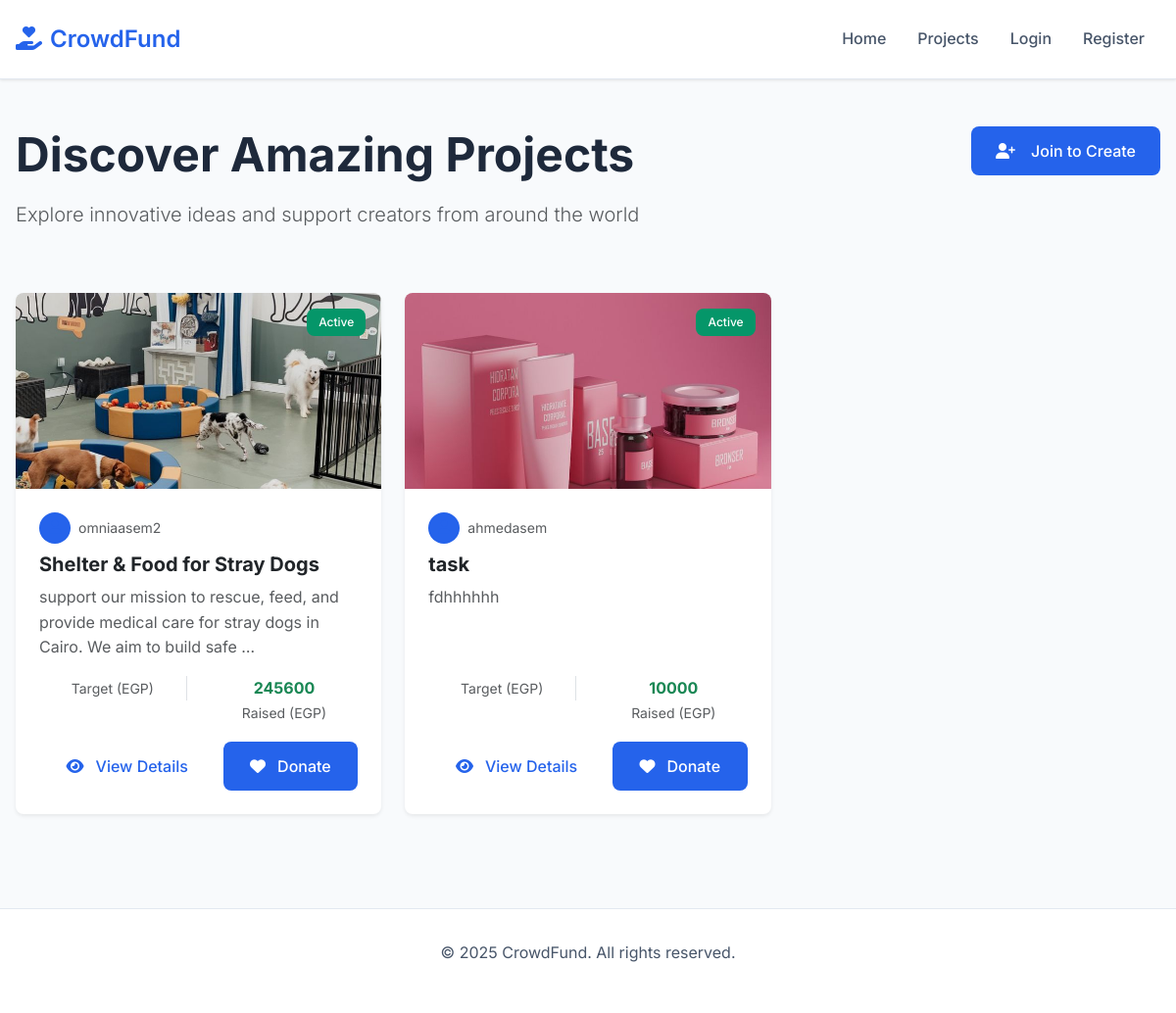
/projects/, run on the app's committed database.
### core/models.py (models this page shows, shortened)
class Project(models.Model):
    owner = models.ForeignKey(User, on_delete=models.CASCADE, related_name='projects')
    title = models.CharField(max_length=200)
    details = models.TextField()
    total_target = models.DecimalField(max_digits=12, decimal_places=2)
    start_time = models.DateTimeField()
    end_time = models.DateTimeField()
    created_at = models.DateTimeField(auto_now_add=True)
    image = models.ImageField(upload_to='project_pictures/')
    def total_donated(self):
        return sum(d.amount for d in self.donations.all())
    def remaining_target(self):
        return self.total_target - self.total_donated()
    @property
    def is_active(self):
        now = timezone.now()
        return self.start_time <= now <= self.end_time

class Donation(models.Model):
    project = models.ForeignKey(Project, on_delete=models.CASCADE, related_name='donations')
    user = models.ForeignKey(User, on_delete=models.CASCADE)
    amount = models.DecimalField(max_digits=12, decimal_places=2)
    created_at = models.DateTimeField(auto_now_add=True)

### core/views.py (the view)
# urls.py: path('projects/', views.all_projects, name='all_projects'),
def all_projects(request):
    projects = Project.objects.all()
    return render(request, 'core/projects.html', {'projects': projects})

### core/templates/core/projects.html (shortened to what this page needs)
{% extends 'base.html' %}
{% block content %}
<div class="container py-5">
    <div class="row mb-5">
        <div class="col-lg-8">
            <h1 class="display-5 fw-bold mb-3">Discover Amazing Projects</h1>
            <p class="lead text-muted">
                Explore innovative ideas and support creators from around the world
            </p>
        </div>
        <div class="col-lg-4 text-lg-end">
            {% if user.is_authenticated %}
                <a href="{% url 'create_project' %}" class="btn btn-primary btn-lg">
                    <i class="fas fa-plus me-2"></i>Start a Project
                </a>
            {% else %}
                <a href="{% url 'register' %}" class="btn btn-primary btn-lg">
                    <i class="fas fa-user-plus me-2"></i>Join to Create
                </a>
            {% endif %}
        </div>
    </div>
    {% if projects %}
        <div class="row g-4">
            {% for project in projects %}
                <div class="col-md-6 col-lg-4">
                    <div class="card project-card h-100 border-0 shadow-sm">
                        <div class="position-relative">
                            {% if project.image %}
                                <img src="{{ project.image.url }}"
                                     class="card-img-top"
                                     alt="{{ project.title }}"
                                     style="height: 200px; object-fit: cover;">
                            {% else %}
                                <div class="card-img-top bg-light d-flex align-items-center justify-content-center"
                                     style="height: 200px;">
                                    <i class="fas fa-image fa-3x text-muted"></i>
                                </div>
                            {% endif %}
                            <div class="position-absolute top-0 end-0 m-3">
                                {% if project.is_active %}
                                    <span class="badge bg-success">Active</span>
                                {% else %}
                                    <span class="badge bg-secondary">Ended</span>
                                {% endif %}
                            </div>
                        </div>
                        <div class="card-body d-flex flex-column">
                            <div class="d-flex align-items-center mb-2">
                                <div class="bg-primary bg-opacity-10 rounded-circle d-flex align-items-center justify-content-center me-2"
                                     style="width: 32px; height: 32px;">
                                    <i class="fas fa-user fa-sm text-primary"></i>
                                </div>
                                <small class="text-muted">{{ project.owner.username }}</small>
                            </div>
                            <h5 class="card-title fw-bold mb-2">
                                <a href="{% url 'project_detail' project.id %}"
                                   class="text-decoration-none text-dark">
                                    {{ project.title }}
                                </a>
                            </h5>
                            <p class="card-text text-muted flex-grow-1">
                                {{ project.details|truncatewords:20 }}
                            </p>
                            <div class="row text-center mb-3">
                                <div class="col-6">
                                    <div class="border-end">
                                        <small class="text-muted">Target (EGP)</small>
                                    </div>
                                </div>
                                <div class="col-6">
                                    <div class="fw-bold text-success">{{ project.remaining_target|floatformat:0 }}</div>
                                    <small class="text-muted">Raised (EGP)</small>
                                </div>
                            </div>
                            <div class="d-flex gap-2">
                                <a href="{% url 'project_detail' project.id %}"
                                   class="btn btn-outline-primary flex-fill">
                                    <i class="fas fa-eye me-1"></i>View Details
                                </a>
                                {% if project.is_active %}
                                    <a href="{% url 'donate' project.id %}"
                                       class="btn btn-primary flex-fill">
                                        <i class="fas fa-heart me-1"></i>Donate
                                    </a>
                                {% endif %}
                            </div>
                        </div>
                    </div>
                </div>
            {% endfor %}
        </div>
    {% endif %}
</div>
{% endblock %}

### account/templates/base.html (shortened to what this page needs)
{% load static %}
<!DOCTYPE html>
<html lang="en">
<head>
    <link href="https://cdn.jsdelivr.net/npm/bootstrap@5.3.2/dist/css/bootstrap.min.css" rel="stylesheet">
    <link href="https://cdnjs.cloudflare.com/ajax/libs/font-awesome/6.4.0/css/all.min.css" rel="stylesheet">
    <link href="{% static 'css/style.css' %}?v=1.1" rel="stylesheet">
</head>
<body>
    <nav class="navbar navbar-expand-lg">
        <div class="container">
            <a class="navbar-brand" href="{% url 'home' %}">
                <i class="fas fa-hand-holding-heart me-2"></i>CrowdFund
            </a>
            <div class="collapse navbar-collapse" id="navbarNav">
                <ul class="navbar-nav ms-auto">
                    <li class="nav-item">
                        <a class="nav-link" href="{% url 'home' %}">Home</a>
                    </li>
                    <li class="nav-item">
                        <a class="nav-link" href="{% url 'all_projects' %}">Projects</a>
                    </li>
                    {% if user.is_authenticated %}
                        <li class="nav-item">
                            <a class="nav-link" href="{% url 'profile' %}">Profile</a>
                        </li>
                        <li class="nav-item">
                            <a class="nav-link" href="{% url 'logout' %}">Logout</a>
                        </li>
                    {% else %}
                        <li class="nav-item">
                            <a class="nav-link" href="{% url 'login' %}">Login</a>
                        </li>
                        <li class="nav-item">
                            <a class="nav-link" href="{% url 'register' %}">Register</a>
                        </li>
                    {% endif %}
                </ul>
            </div>
        </div>
    </nav>
    <main>
        {% block content %}
        {% endblock %}
    </main>
    <footer class="footer">
        <div class="container">
            <p>&copy; 2025 CrowdFund. All rights reserved.</p>
        </div>
    </footer>
</body>
</html>

### static/css/style.css (style rules this page uses)
:root { --primary-color: #2563eb; --primary-hover: #1d4ed8; --secondary-color: #64748b; --success-color: #059669; --warning-color: #d97706; --danger-color: #dc2626; --light-bg: #f8fafc; --white: #ffffff; --text-primary: #1e293b; --text-secondary: #475569; --text-muted: #64748b; --border-color: #e2e8f0; --shadow: 0 1px 3px 0 rgba(0, 0, 0, 0.1); --shadow-lg: 0 10px 15px -3px rgba(0, 0, 0, 0.1); --border-radius: 0.5rem; --transition: all 0.2s ease; }
* { margin: 0; padding: 0; box-sizing: border-box; }
body { font-family: 'Inter', -apple-system, BlinkMacSystemFont, 'Segoe UI', sans-serif; line-height: 1.6; color: var(--text-primary); background-color: var(--light-bg); font-weight: 400; }
h1, h2, h3, h4, h5, h6 { font-weight: 600; line-height: 1.3; margin-bottom: 1rem; color: var(--text-primary); }
h1 { font-size: 2.25rem; }
p { margin-bottom: 1rem; color: var(--text-secondary); }
.navbar { background-color: var(--white); box-shadow: var(--shadow); padding: 1rem 0; border-bottom: 1px solid var(--border-color); }
.navbar-brand { font-weight: 600; font-size: 1.5rem; color: var(--primary-color) !important; text-decoration: none; }
.nav-link { font-weight: 500; color: var(--text-secondary) !important; padding: 0.5rem 1rem !important; border-radius: var(--border-radius); transition: var(--transition); }
.btn, button.btn, input[type="submit"].btn, input[type="button"].btn, a.btn { font-weight: 500 !important; border-radius: var(--border-radius) !important; padding: 0.75rem 1.5rem !important; transition: var(--transition) !important; border: none !important; text-decoration: none !important; display: inline-flex !important; align-items: center !important; justify-content: center !important; gap: 0.5rem !important; cursor: pointer !important; font-size: 1rem !important; line-height: 1.5 !important; position: relative !important; overflow: hidden !important; }
.btn[class*="btn-"] { border: 1px solid transparent !important; }
.btn-primary, .btn-primary:active, .btn-primary:focus { background-color: var(--primary-color) !important; color: var(--white) !important; border-color: var(--primary-color) !important; }
.btn-outline-primary, .btn-outline-primary:active, .btn-outline-primary:focus { background-color: transparent !important; border: 2px solid var(--primary-color) !important; color: var(--primary-color) !important; }
.btn-lg, .btn-lg:active, .btn-lg:focus { padding: 1rem 2rem !important; font-size: 1.1rem !important; }
.card { border: 1px solid var(--border-color); border-radius: var(--border-radius); box-shadow: var(--shadow); transition: var(--transition); background: var(--white); overflow: hidden; }
.card-body { padding: 1.5rem; }
.card-title { color: var(--text-primary); font-weight: 600; margin-bottom: 1rem; }
.card-text { color: var(--text-secondary); line-height: 1.6; margin-bottom: 1rem; }
.badge { font-weight: 500; padding: 0.5rem 0.75rem; border-radius: var(--border-radius); font-size: 0.75rem; }
.badge.bg-success { background-color: var(--success-color) !important; }
.project-card { border: 1px solid var(--border-color); border-radius: var(--border-radius); overflow: hidden; transition: var(--transition); background: var(--white); }
.project-card .card-img-top { height: 200px; object-fit: cover; }
.project-card .card-body { padding: 1.5rem; }
.footer { background-color: var(--white); color: var(--text-secondary); padding: 2rem 0; margin-top: 3rem; border-top: 1px solid var(--border-color); text-align: center; }
.container { max-width: 1200px; margin: 0 auto; padding: 0 1rem; }
.text-center { text-align: center; }
.text-primary { color: var(--primary-color) !important; }
.bg-primary { background-color: var(--primary-color) !important; }

### data on the page
Project: image (picture), shows "Active", owner.username "omniaasem2", title "Shelter & Food for Stray Dogs", details "support our mission to rescue, feed, and provide medical care for stray dogs in Cairo. We aim to build safe …", remaining_target "245600", shows "Donate"
Project: image (picture), shows "Active", owner.username "ahmedasem", title "task", details "fdhhhhhh", remaining_target "10000", shows "Donate"
